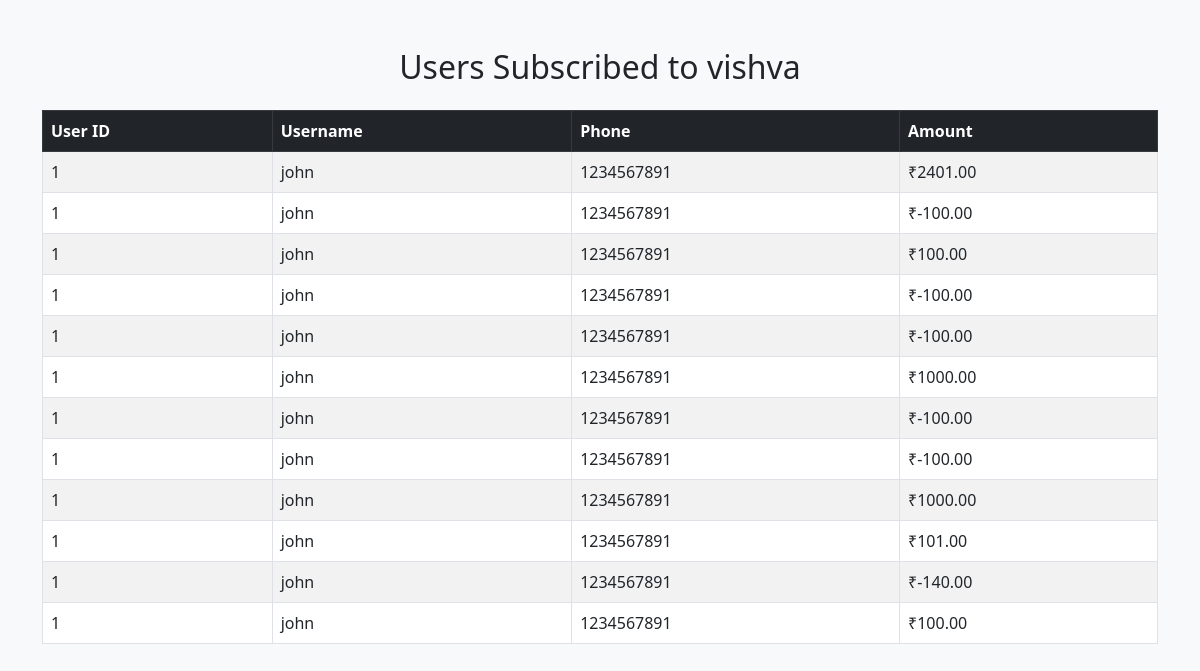
/owner/2/subscriptions, run on an earlier commit of the app's database.
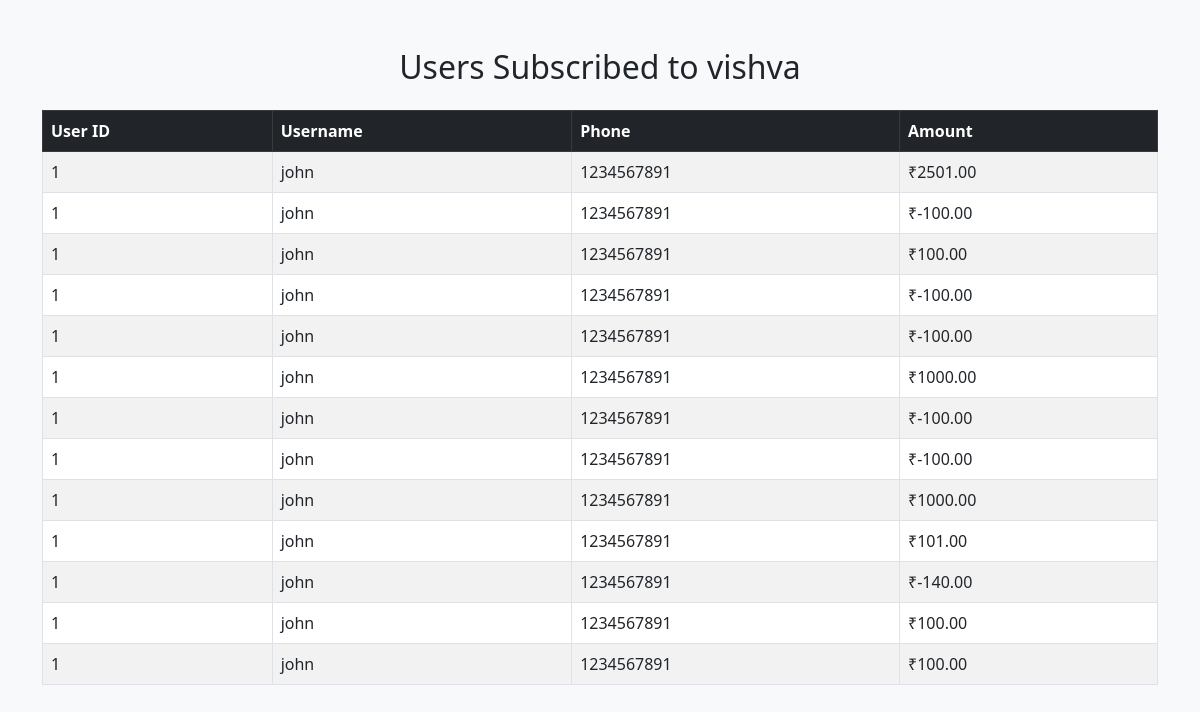
And on a later commit of the database.
### models.py (models this page shows, shortened)
class Subscription(db.Model):
    __tablename__ = "subscription"
    id = db.Column(db.Integer, primary_key=True)
    amount = db.Column(db.Float, nullable=False)
    user_id = db.Column(db.Integer, db.ForeignKey('users.id'), nullable=False)
    owner_id = db.Column(db.Integer, db.ForeignKey('owners.id'), nullable=False)
    created_at = db.Column(db.DateTime, default=datetime.utcnow)
    user = db.relationship("User", back_populates="subscriptions")
    owner = db.relationship("Owner", back_populates="subscriptions")

class User(UserMixin, db.Model):
    __tablename__ = 'users'
    id = db.Column(db.Integer, primary_key=True)
    username = db.Column(db.String(80), unique=True, nullable=False)
    email = db.Column(db.String(120), unique=True, nullable=True)
    phone = db.Column(db.String(20), nullable=False , unique = True)
    password_hash = db.Column(db.String(256), nullable=False)
    full_name = db.Column(db.String(120), nullable=True)
    age = db.Column(db.Integer, nullable=True)
    created_at = db.Column(db.DateTime, default=datetime.utcnow)
    total_spent = db.Column(db.Float, default=0.0)
    bookings = db.relationship('TimeSlot', backref='user', lazy=True, foreign_keys='TimeSlot.user_id')
    coin_balances = db.relationship('UserCoinBalance', backref='user', lazy=True)
    subscriptions = db.relationship("Subscription", back_populates="user", cascade="all, delete")

### routes.py (the view)
@app.route('/owner/<int:owner_id>/subscriptions')
def owner_subscriptions(owner_id):
    owner = Owner.query.get_or_404(owner_id)
    subscriptions = Subscription.query.filter_by(owner_id=owner.id).all()
    return render_template('owner_subscriptions.html', owner=owner, subscriptions=subscriptions)

### templates/owner_subscriptions.html (shortened to what this page needs)
<!DOCTYPE html>
<html lang="en">
<head>
    <link href="https://cdn.jsdelivr.net/npm/bootstrap@5.3.0/dist/css/bootstrap.min.css" rel="stylesheet">
</head>
<body class="bg-light">
    <div class="container mt-5">
        <div class="text-center mb-4">
            <h2>Users Subscribed to {{ owner.username }}</h2>
        </div>
        {% if subscriptions %}
        <table class="table table-bordered table-striped">
            <thead class="table-dark">
                <tr>
                    <th>User ID</th>
                    <th>Username</th>
                    <th>Phone</th>
                    <th>Amount</th>
                </tr>
            </thead>
            <tbody>
                {% for sub in subscriptions %}
                <tr>
                    <td>{{ sub.user.id }}</td>
                    <td>{{ sub.user.username }}</td>
                    <td>{{ sub.user.phone }}</td>
                    <td>₹{{ '%.2f'|format(sub.amount) }}</td>
                </tr>
                {% endfor %}
            </tbody>
        </table>
        {% else %}
            <div class="alert alert-info text-center">
                No users have subscribed to this venue yet.
            </div>
        {% endif %}
    </div>
</body>
</html>

What changed in the data, as far as the page shows it:
changed Subscription (number 1 of 13 on the later page): amount "2401.00" → "2501.00"
added Subscription: user.id "1", user.username "john", user.phone "1234567891", amount "100.00"
